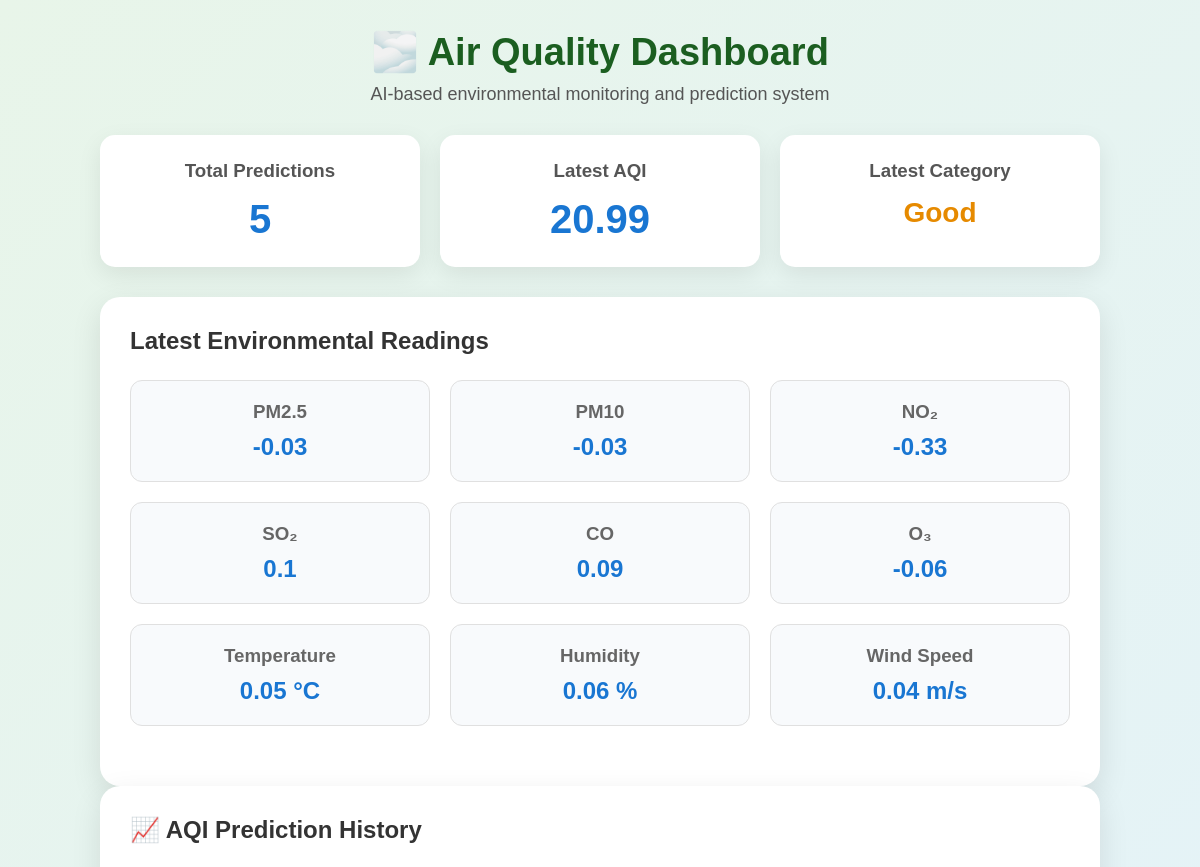
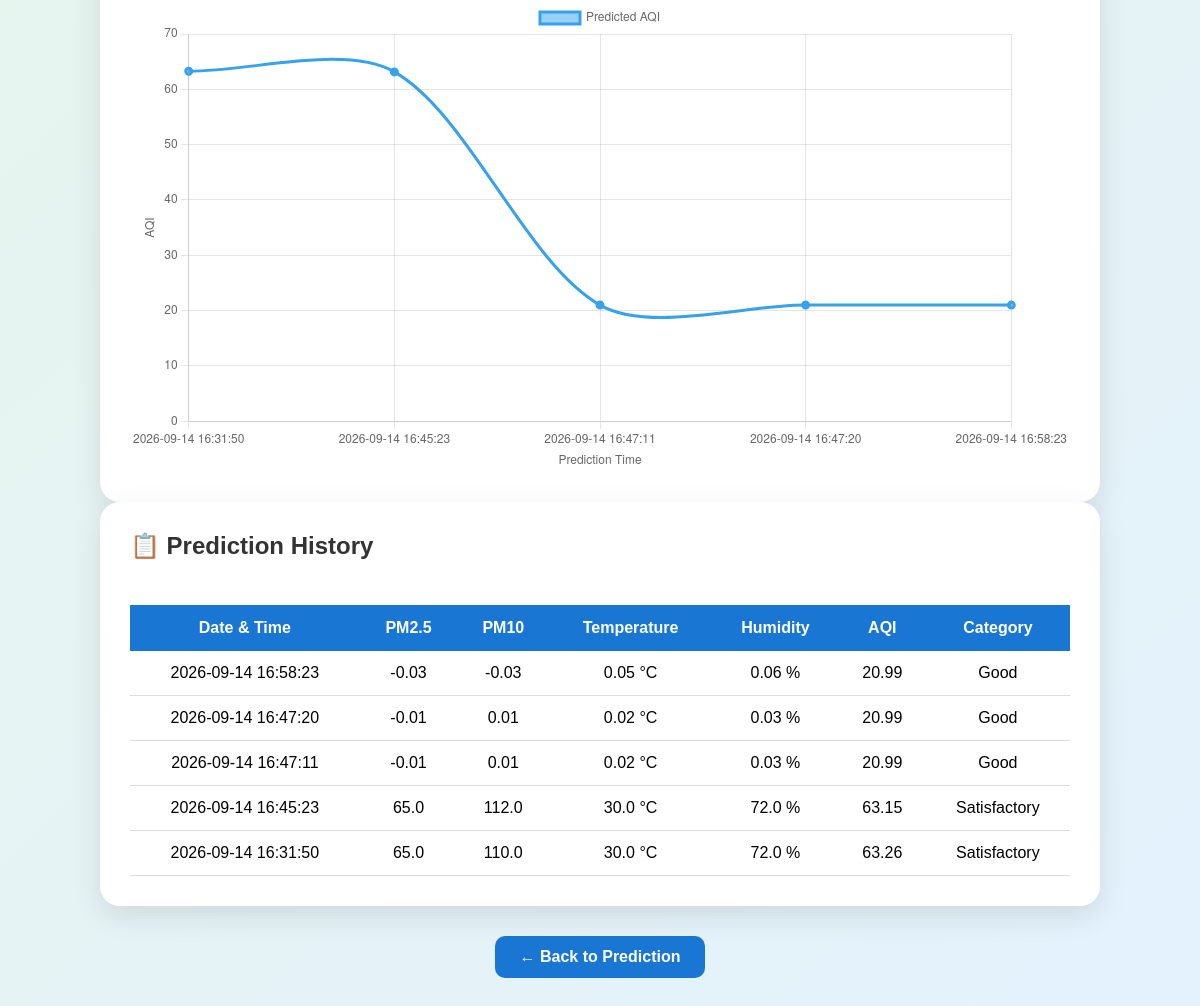
/dashboard, run on the app's committed database (2 pictures, top to bottom).
### tables this page shows
CREATE TABLE predictions (

            id INTEGER PRIMARY KEY AUTOINCREMENT,

            timestamp TEXT,

            pm25 REAL,
            pm10 REAL,
            no2 REAL,
            so2 REAL,
            co REAL,
            o3 REAL,

            temperature REAL,
            humidity REAL,
            wind_speed REAL,

            predicted_aqi REAL,

            category TEXT
        );

### app.py (the view)
@app.route("/dashboard")
def dashboard():
    connection = sqlite3.connect("air_quality.db")
    connection.row_factory = sqlite3.Row
    cursor = connection.cursor()
    cursor.execute("""
        SELECT *
        FROM predictions
        ORDER BY id DESC
    """)
    predictions = cursor.fetchall()
    cursor.execute("""
        SELECT COUNT(*) AS total
        FROM predictions
    """)
    total_predictions = cursor.fetchone()["total"]
    connection.close()
    return render_template(
        "dashboard.html",
        predictions=predictions,
        total_predictions=total_predictions
    )

### templates/dashboard.html (shortened to what this page needs)
<!DOCTYPE html>
<html lang="en">
<head>
    <link rel="stylesheet"
          href="{{ url_for('static', filename='style.css') }}">
</head>
<body>
<div class="container">
    <header>
        <h1>🌫️ Air Quality Dashboard</h1>
        <p>
            AI-based environmental monitoring
            and prediction system
        </p>
    </header>
    <div class="dashboard-grid">
        <div class="dashboard-card">
            <h3>Total Predictions</h3>
            <div class="dashboard-number">
                {{ total_predictions }}
            </div>
        </div>
        <div class="dashboard-card">
            <h3>Latest AQI</h3>
            <div class="dashboard-number">
                {% if predictions %}
                    {{ predictions[0]["predicted_aqi"] }}
                {% else %}
                    --
                {% endif %}
            </div>
        </div>
        <div class="dashboard-card">
            <h3>Latest Category</h3>
            <div class="dashboard-category">
                {% if predictions %}
                    {{ predictions[0]["category"] }}
                {% else %}
                    --
                {% endif %}
            </div>
        </div>
    </div>
    {% if predictions %}
    <div class="card">
        <h2>Latest Environmental Readings</h2>
        <div class="dashboard-grid">
            <div class="parameter-card">
                <h3>PM2.5</h3>
                <p>
                    {{ predictions[0]["pm25"] }}
                </p>
            </div>
            <div class="parameter-card">
                <h3>PM10</h3>
                <p>
                    {{ predictions[0]["pm10"] }}
                </p>
            </div>
            <div class="parameter-card">
                <h3>NO₂</h3>
                <p>
                    {{ predictions[0]["no2"] }}
                </p>
            </div>
            <div class="parameter-card">
                <h3>SO₂</h3>
                <p>
                    {{ predictions[0]["so2"] }}
                </p>
            </div>
            <div class="parameter-card">
                <h3>CO</h3>
                <p>
                    {{ predictions[0]["co"] }}
                </p>
            </div>
            <div class="parameter-card">
                <h3>O₃</h3>
                <p>
                    {{ predictions[0]["o3"] }}
                </p>
            </div>
            <div class="parameter-card">
                <h3>Temperature</h3>
                <p>
                    {{ predictions[0]["temperature"] }} °C
                </p>
            </div>
            <div class="parameter-card">
                <h3>Humidity</h3>
                <p>
                    {{ predictions[0]["humidity"] }} %
                </p>
            </div>
            <div class="parameter-card">
                <h3>Wind Speed</h3>
                <p>
                    {{ predictions[0]["wind_speed"] }} m/s
                </p>
            </div>
        </div>
    </div>
    {% endif %}
    <div class="card">
        <h2>📈 AQI Prediction History</h2>
        <canvas id="aqiChart"></canvas>
    </div>
    <div class="card">
        <h2>📋 Prediction History</h2>
        {% if predictions %}
        <div class="table-container">
            <table>
                <thead>
                    <tr>
                        <th>Date & Time</th>
                        <th>PM2.5</th>
                        <th>PM10</th>
                        <th>Temperature</th>
                        <th>Humidity</th>
                        <th>AQI</th>
                        <th>Category</th>
                    </tr>
                </thead>
                <tbody>
                {% for row in predictions %}
                    <tr>
                        <td>
                            {{ row["timestamp"] }}
                        </td>
                        <td>
                            {{ row["pm25"] }}
                        </td>
                        <td>
                            {{ row["pm10"] }}
                        </td>
                        <td>
                            {{ row["temperature"] }} °C
                        </td>
                        <td>
                            {{ row["humidity"] }} %
                        </td>
                        <td>
                            {{ row["predicted_aqi"] }}
                        </td>
                        <td>
                            {{ row["category"] }}
                        </td>
                    </tr>
                {% endfor %}
                </tbody>
            </table>
        </div>
        {% else %}
            <p>No predictions available yet.</p>
        {% endif %}
    </div>
    <div class="back-button">
        <a href="/">
            ← Back to Prediction
        </a>
    </div>
</div>
<script>
    const aqiValues = [
        {% for row in predictions|reverse %}
            {{ row["predicted_aqi"] }},
        {% endfor %}
    ];
    const labels = [
        {% for row in predictions|reverse %}
            "{{ row["timestamp"] }}",
        {% endfor %}
    ];
    const ctx =
        document
        .getElementById("aqiChart")
        .getContext("2d");
    new Chart(
        ctx,
        {
            type: "line",
            data: {
                labels: labels,
                datasets: [
                    {
                        label: "Predicted AQI",
                        data: aqiValues,
                        borderWidth: 3,
                        tension: 0.3,
                        fill: false
                    }
                ]
            },
            options: {
                responsive: true,
                plugins: {
                    legend: {
                        display: true
                    }
                },
                scales: {
                    y: {
                        beginAtZero: true,
                        title: {
                            display: true,
                            text: "AQI"
                        }
                    },
                    x: {
                        title: {
                            display: true,
                            text: "Prediction Time"
                        }
                    }
                }
            }
        }
    );
</script>
</body>
</html>

### static/style.css (style rules this page uses)
* { box-sizing: border-box; margin: 0; padding: 0; }
body { font-family: Arial, sans-serif; background: linear-gradient(135deg, #e8f5e9, #e3f2fd); min-height: 100vh; padding: 30px; }
.container { max-width: 1000px; margin: auto; }
header { text-align: center; margin-bottom: 30px; }
header h1 { font-size: 38px; margin-bottom: 10px; color: #1b5e20; }
header p { color: #555; font-size: 18px; }
.card { background: white; padding: 30px; border-radius: 20px; box-shadow: 0 10px 30px rgba(0, 0, 0, 0.1); }
.card h2 { margin-bottom: 25px; color: #333; }
.dashboard-grid { display: grid; grid-template-columns: repeat(3, 1fr); gap: 20px; margin-bottom: 30px; }
.dashboard-card { background: white; padding: 25px; border-radius: 15px; text-align: center; box-shadow: 0 8px 25px rgba(0, 0, 0, 0.08); }
.dashboard-card h3 { color: #555; margin-bottom: 15px; }
.dashboard-number { font-size: 40px; font-weight: bold; color: #1976d2; }
.dashboard-category { font-size: 28px; font-weight: bold; color: #e68a00; }
.parameter-card { background: #f8fafc; padding: 20px; border-radius: 12px; text-align: center; border: 1px solid #e0e0e0; }
.parameter-card h3 { color: #555; margin-bottom: 10px; }
.parameter-card p { font-size: 24px; font-weight: bold; color: #1976d2; }
.table-container { overflow-x: auto; }
table { width: 100%; border-collapse: collapse; margin-top: 20px; }
th { background: #1976d2; color: white; padding: 12px; text-align: center; }
td { padding: 12px; text-align: center; border-bottom: 1px solid #ddd; }
.back-button { text-align: center; margin: 30px 0; }
.back-button a { display: inline-block; padding: 12px 25px; background: #1976d2; color: white; text-decoration: none; border-radius: 10px; font-weight: bold; }
.parameter-card h3 { color: #666; margin-bottom: 10px; }
th { background: #1976d2; color: white; padding: 14px; text-align: center; }
td { padding: 13px; text-align: center; border-bottom: 1px solid #ddd; }

### data on the page
predictions: predicted_aqi "20.99", category "Good", pm25 "-0.03", pm10 "-0.03", no2 "-0.33", so2 "0.1", co "0.09", o3 "-0.06", temperature "0.05", humidity "0.06", wind_speed "0.04", timestamp "2026-09-14 16:58:23"
predictions: timestamp "2026-09-14 16:47:20", pm25 "-0.01", pm10 "0.01", temperature "0.02", humidity "0.03", predicted_aqi "20.99", category "Good"
predictions: timestamp "2026-09-14 16:47:11", pm25 "-0.01", pm10 "0.01", temperature "0.02", humidity "0.03", predicted_aqi "20.99", category "Good"
predictions: timestamp "2026-09-14 16:45:23", pm25 "65.0", pm10 "112.0", temperature "30.0", humidity "72.0", predicted_aqi "63.15", category "Satisfactory"
predictions: timestamp "2026-09-14 16:31:50", pm25 "65.0", pm10 "110.0", temperature "30.0", humidity "72.0", predicted_aqi "63.26", category "Satisfactory"

### other printed values
{{ total_predictions }} "5"
chart data {{ row["predicted_aqi"] }} 63.26, 63.15, 20.99, 20.99, 20.99
